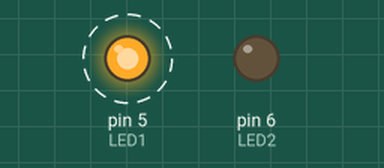
Bench run of a sketch on a simulated Arduino Uno, built with avr-gcc and run on an emulated ATmega328P. Shown: output pins drawn as LEDs (lit = HIGH). Dashed ring = blinking.

Above: at 0.12 s.
Timing chart, 0 to 3.0 s (numbered marks = the images above):
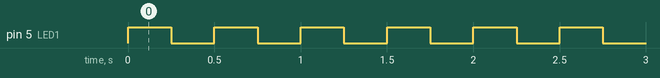

The sketch:

devet.ino
```cpp
const int LED1 = 5;
const int LED2 = 6;
const int BUT = 11;
int P = 500;

void setup() {
  pinMode(LED1, OUTPUT);
  pinMode(LED2, OUTPUT);
  pinMode(BUT, INPUT_PULLUP);
}

void loop() {
if (millis()%P<(P/2)) {
  digitalWrite(LED1, HIGH);
} else {digitalWrite(LED1, LOW);}
}
```

Measured:
- by itself, pin 5 (LED1): alternates HIGH for 0.25 s and LOW for 0.25 s
